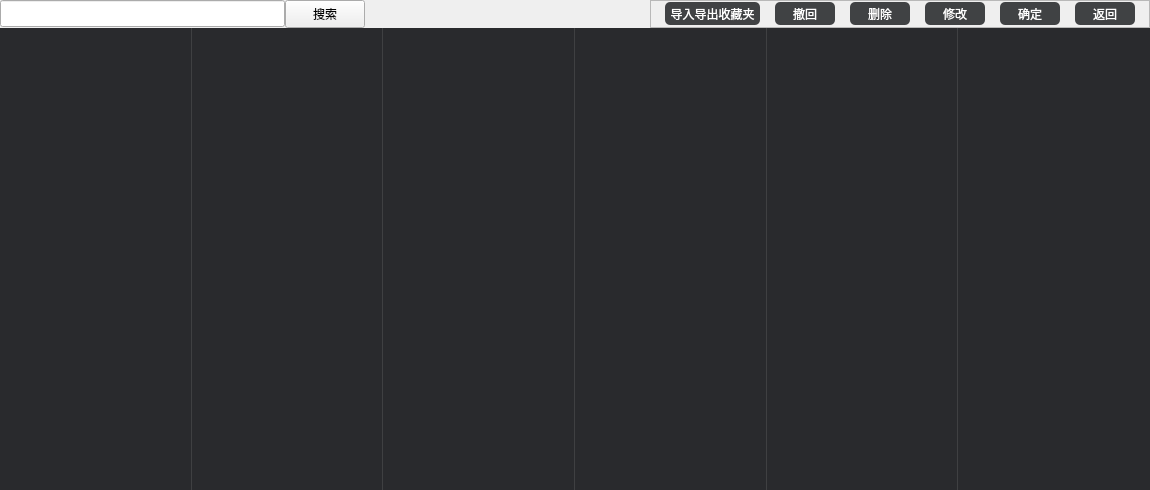
<?xml version="1.0" encoding="UTF-8"?>
<ui version="4.0">
 <class>CollectRecords</class>
 <widget class="QWidget" name="CollectRecords">
  <property name="geometry">
   <rect>
    <x>0</x>
    <y>0</y>
    <width>1150</width>
    <height>490</height>
   </rect>
  </property>
  <property name="windowTitle">
   <string>Form</string>
  </property>
  <property name="styleSheet">
   <string notr="true"/>
  </property>
  <layout class="QVBoxLayout" name="verticalLayout_2">
   <property name="spacing">
    <number>0</number>
   </property>
   <property name="leftMargin">
    <number>0</number>
   </property>
   <property name="topMargin">
    <number>0</number>
   </property>
   <property name="rightMargin">
    <number>0</number>
   </property>
   <property name="bottomMargin">
    <number>0</number>
   </property>
   <item>
    <layout class="QVBoxLayout" name="verticalLayout">
     <property name="spacing">
      <number>0</number>
     </property>
     <item>
      <layout class="QHBoxLayout" name="horizontalLayout_3">
       <property name="spacing">
        <number>0</number>
       </property>
       <item>
        <widget class="QLineEdit" name="lineEdit_search">
         <property name="minimumSize">
          <size>
           <width>260</width>
           <height>27</height>
          </size>
         </property>
         <property name="maximumSize">
          <size>
           <width>300</width>
           <height>27</height>
          </size>
         </property>
        </widget>
       </item>
       <item>
        <widget class="QPushButton" name="pushButton_search">
         <property name="minimumSize">
          <size>
           <width>0</width>
           <height>28</height>
          </size>
         </property>
         <property name="maximumSize">
          <size>
           <width>16777215</width>
           <height>28</height>
          </size>
         </property>
         <property name="text">
          <string>搜索</string>
         </property>
        </widget>
       </item>
       <item>
        <spacer name="horizontalSpacer_3">
         <property name="minimumSize">
          <size>
           <width>0</width>
           <height>26</height>
          </size>
         </property>
         <property name="orientation">
          <enum>Qt::Horizontal</enum>
         </property>
         <property name="sizeHint" stdset="0">
          <size>
           <width>40</width>
           <height>20</height>
          </size>
         </property>
        </spacer>
       </item>
       <item>
        <widget class="QFrame" name="frame">
         <property name="minimumSize">
          <size>
           <width>500</width>
           <height>28</height>
          </size>
         </property>
         <property name="maximumSize">
          <size>
           <width>500</width>
           <height>28</height>
          </size>
         </property>
         <property name="styleSheet">
          <string notr="true"/>
         </property>
         <property name="frameShape">
          <enum>QFrame::StyledPanel</enum>
         </property>
         <property name="frameShadow">
          <enum>QFrame::Raised</enum>
         </property>
         <layout class="QHBoxLayout" name="horizontalLayout_4">
          <property name="spacing">
           <number>0</number>
          </property>
          <property name="leftMargin">
           <number>0</number>
          </property>
          <property name="topMargin">
           <number>0</number>
          </property>
          <property name="rightMargin">
           <number>0</number>
          </property>
          <property name="bottomMargin">
           <number>0</number>
          </property>
          <item>
           <layout class="QHBoxLayout" name="horizontalLayout">
            <property name="spacing">
             <number>15</number>
            </property>
            <property name="topMargin">
             <number>0</number>
            </property>
            <property name="bottomMargin">
             <number>0</number>
            </property>
            <item>
             <widget class="QPushButton" name="pushButton_export">
              <property name="minimumSize">
               <size>
                <width>95</width>
                <height>23</height>
               </size>
              </property>
              <property name="maximumSize">
               <size>
                <width>95</width>
                <height>23</height>
               </size>
              </property>
              <property name="styleSheet">
               <string notr="true">#pushButton_export
{
border-radius:5px;
background-color: #404244;
color:white;
}
#pushButton_export:hover
{
border-radius:5px;
background-color: #262829;
color:white;
}</string>
              </property>
              <property name="text">
               <string>导入导出收藏夹</string>
              </property>
             </widget>
            </item>
            <item>
             <widget class="QPushButton" name="pushButton_undo">
              <property name="minimumSize">
               <size>
                <width>60</width>
                <height>23</height>
               </size>
              </property>
              <property name="maximumSize">
               <size>
                <width>60</width>
                <height>23</height>
               </size>
              </property>
              <property name="styleSheet">
               <string notr="true">#pushButton_undo
{
border-radius:5px;
background-color: #404244;
color:white;
}
#pushButton_undo:hover
{
border-radius:5px;
background-color: #262829;
color:white;
}</string>
              </property>
              <property name="text">
               <string>撤回</string>
              </property>
             </widget>
            </item>
            <item>
             <widget class="QPushButton" name="pushButton_delete">
              <property name="minimumSize">
               <size>
                <width>60</width>
                <height>23</height>
               </size>
              </property>
              <property name="maximumSize">
               <size>
                <width>60</width>
                <height>23</height>
               </size>
              </property>
              <property name="styleSheet">
               <string notr="true">#pushButton_delete
{
border-radius:5px;
background-color: #404244;
color:white;
}
#pushButton_delete:hover
{
border-radius:5px;
background-color: #262829;
color:white;
}</string>
              </property>
              <property name="text">
               <string>删除</string>
              </property>
             </widget>
            </item>
            <item>
             <widget class="QPushButton" name="pushButton_change">
              <property name="minimumSize">
               <size>
                <width>60</width>
                <height>23</height>
               </size>
              </property>
              <property name="maximumSize">
               <size>
                <width>60</width>
                <height>23</height>
               </size>
              </property>
              <property name="styleSheet">
               <string notr="true">#pushButton_change
{
border-radius:5px;
background-color: #404244;
color:white;
}
#pushButton_change:hover
{
border-radius:5px;
background-color: #262829;
color:white;
}</string>
              </property>
              <property name="text">
               <string>修改</string>
              </property>
             </widget>
            </item>
            <item>
             <widget class="QPushButton" name="pushButton_sure">
              <property name="minimumSize">
               <size>
                <width>60</width>
                <height>23</height>
               </size>
              </property>
              <property name="maximumSize">
               <size>
                <width>60</width>
                <height>23</height>
               </size>
              </property>
              <property name="styleSheet">
               <string notr="true">#pushButton_sure
{
border-radius:5px;
background-color: #404244;
color:white;
}
#pushButton_sure:hover
{
border-radius:5px;
background-color: #262829;
color:white;
}</string>
              </property>
              <property name="text">
               <string>确定</string>
              </property>
             </widget>
            </item>
            <item>
             <widget class="QPushButton" name="pushButton_return">
              <property name="minimumSize">
               <size>
                <width>60</width>
                <height>23</height>
               </size>
              </property>
              <property name="maximumSize">
               <size>
                <width>60</width>
                <height>23</height>
               </size>
              </property>
              <property name="styleSheet">
               <string notr="true">#pushButton_return
{
border-radius:5px;
background-color: #404244;
color:white;
}
#pushButton_return:hover
{
border-radius:5px;
background-color: #262829;
color:white;
}</string>
              </property>
              <property name="text">
               <string>返回</string>
              </property>
             </widget>
            </item>
           </layout>
          </item>
         </layout>
        </widget>
       </item>
      </layout>
     </item>
     <item>
      <widget class="QStackedWidget" name="stackedWidget">
       <property name="styleSheet">
        <string notr="true">#stackedWidget
{
border:none;
}</string>
       </property>
       <property name="currentIndex">
        <number>0</number>
       </property>
       <widget class="QWidget" name="page">
        <layout class="QVBoxLayout" name="verticalLayout_3">
         <property name="spacing">
          <number>0</number>
         </property>
         <property name="leftMargin">
          <number>0</number>
         </property>
         <property name="topMargin">
          <number>0</number>
         </property>
         <property name="rightMargin">
          <number>0</number>
         </property>
         <property name="bottomMargin">
          <number>0</number>
         </property>
         <item>
          <layout class="QHBoxLayout" name="horizontalLayout_2">
           <property name="spacing">
            <number>0</number>
           </property>
           <item>
            <widget class="QListWidget" name="listWidget_record1">
             <property name="styleSheet">
              <string notr="true">#listWidget_record1
{
border:0px solid #3f4042;
border-right-width:1px;
background-color: #292a2d;
}

#listWidget_record1::item
{
background-color: #292a2d;
padding-right:5px;
color: transparent;
}

#listWidget_record1::item:hover
{
background-color: #3e3f42;
padding-right:5px;
color: transparent;
}</string>
             </property>
            </widget>
           </item>
           <item>
            <widget class="QListWidget" name="listWidget_record2">
             <property name="styleSheet">
              <string notr="true">#listWidget_record2
{
border:0px solid #3f4042;
border-right-width:1px;
background-color: #292a2d;
}

#listWidget_record2::item
{
background-color: #292a2d;
padding-right:5px;
color: transparent;
}

#listWidget_record2::item:hover
{
background-color: #3e3f42;
padding-right:5px;
color: transparent;
}</string>
             </property>
            </widget>
           </item>
           <item>
            <widget class="QListWidget" name="listWidget_record3">
             <property name="styleSheet">
              <string notr="true">#listWidget_record3
{
border:0px solid #3f4042;
border-right-width:1px;
background-color: #292a2d;
}

#listWidget_record3::item
{
background-color: #292a2d;
padding-right:5px;
color: transparent;
}

#listWidget_record3::item:hover
{
background-color: #3e3f42;
padding-right:5px;
color: transparent;
}</string>
             </property>
            </widget>
           </item>
           <item>
            <widget class="QListWidget" name="listWidget_record4">
             <property name="styleSheet">
              <string notr="true">#listWidget_record4
{
border:0px solid #3f4042;
border-right-width:1px;
background-color: #292a2d;
}

#listWidget_record4::item
{
background-color: #292a2d;
padding-right:5px;
color: transparent;
}

#listWidget_record4::item:hover
{
background-color: #3e3f42;
padding-right:5px;
color: transparent;
}</string>
             </property>
            </widget>
           </item>
           <item>
            <widget class="QListWidget" name="listWidget_record5">
             <property name="styleSheet">
              <string notr="true">#listWidget_record5
{
border:0px solid #3f4042;
border-right-width:1px;
background-color: #292a2d;
}

#listWidget_record5::item
{
background-color: #292a2d;
padding-right:5px;
color: transparent;
}

#listWidget_record5::item:hover
{
background-color: #3e3f42;
padding-right:5px;
color: transparent;
}</string>
             </property>
            </widget>
           </item>
           <item>
            <widget class="QListWidget" name="listWidget_record6">
             <property name="styleSheet">
              <string notr="true">#listWidget_record6
{
border:0px solid #3f4042;
background-color: #292a2d;
}

#listWidget_record6::item
{
background-color: #292a2d;
padding-right:5px;
color: transparent;
}

#listWidget_record6::item:hover
{
background-color: #3e3f42;
padding-right:5px;
color: transparent;
}</string>
             </property>
            </widget>
           </item>
          </layout>
         </item>
        </layout>
       </widget>
       <widget class="QWidget" name="page_2">
        <layout class="QVBoxLayout" name="verticalLayout_4">
         <property name="spacing">
          <number>0</number>
         </property>
         <property name="leftMargin">
          <number>0</number>
         </property>
         <property name="topMargin">
          <number>0</number>
         </property>
         <property name="rightMargin">
          <number>0</number>
         </property>
         <property name="bottomMargin">
          <number>0</number>
         </property>
         <item>
          <widget class="QListWidget" name="listWidget_findResults">
           <property name="styleSheet">
            <string notr="true">#listWidget_findResults
{
border:none;
background-color: #292a2d;
}

#listWidget_findResults::item
{
color:transparent;
background-color: #292a2d;
}

#listWidget_findResults::item:hover
{
background-color: #3e3f42;
}

#listWidget_findResults::item:selected
{
color:transparent;
background-color: white;
}

#listWidget_findResults::item:!selected
{
color:transparent;
}</string>
           </property>
          </widget>
         </item>
        </layout>
       </widget>
      </widget>
     </item>
    </layout>
   </item>
  </layout>
 </widget>
 <resources/>
 <connections/>
</ui>
